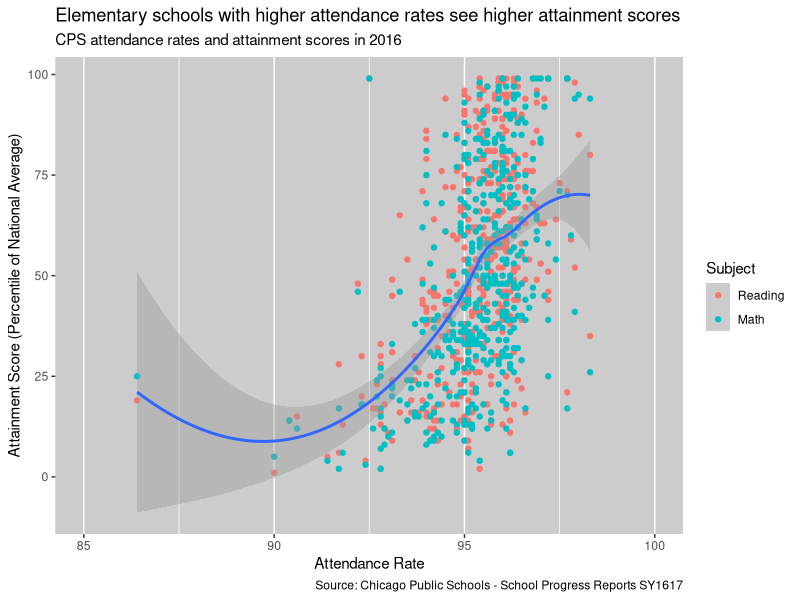

Reproduce this figure in R.
library(tidyverse)
library(reshape2)

mytheme <- theme(panel.background = element_rect(fill = "grey80"), panel.grid.major.y = element_blank(),
                 panel.grid.minor.y = element_blank())

combined_1617 <- read_csv('../cps_data/Combined_1617.csv')
elem_1617 <- filter(combined_1617, Primary_Category == 'ES')

# Scatter: second year attendance vs reading attainment score
attainment <- melt(select(elem_1617, Student_Attendance_Year_2_Pct, School_ID, Attainment_Reading_Pct_ES, Attainment_Math_Pct_ES), id.vars = c("School_ID", "Student_Attendance_Year_2_Pct"),
            variable.name = "attainment_variable", 
            value.name = "attainment_score")

ggplot(data = attainment, aes(x = Student_Attendance_Year_2_Pct, y = attainment_score)) +
  geom_point(aes(color = attainment_variable)) +
  geom_smooth(model = lm) + 
  xlim(85, 100) + 
  scale_color_discrete(name="Subject",
                        labels=c("Reading", "Math")) + 
  labs(title = "Elementary schools with higher attendance rates see higher attainment scores",
     subtitle = "CPS attendance rates and attainment scores in 2016",
     x = "Attendance Rate",
     y = "Attainment Score (Percentile of National Average)",
     caption = "Source: Chicago Public Schools - School Progress Reports SY1617") + 
  mytheme

# change in attendance between the two years
